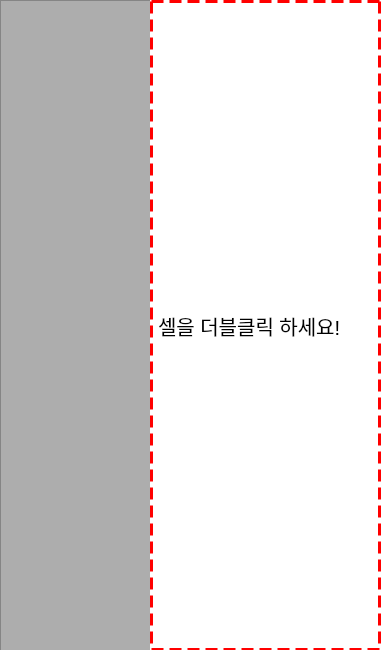
<?xml version="1.0" encoding="UTF-8"?>
<ui version="4.0">
 <class>Form</class>
 <widget class="QWidget" name="Form">
  <property name="geometry">
   <rect>
    <x>0</x>
    <y>0</y>
    <width>383</width>
    <height>650</height>
   </rect>
  </property>
  <property name="windowTitle">
   <string>H_beam_table</string>
  </property>
  <property name="windowIcon">
   <iconset>
    <normaloff>gost.jpg</normaloff>gost.jpg</iconset>
  </property>
  <property name="styleSheet">
   <string notr="true">background:rgb(255, 255, 255);</string>
  </property>
  <widget class="QTableWidget" name="tableWidget">
   <property name="geometry">
    <rect>
     <x>0</x>
     <y>0</y>
     <width>151</width>
     <height>651</height>
    </rect>
   </property>
   <property name="styleSheet">
    <string notr="true">background:rgb(173, 173, 173)</string>
   </property>
  </widget>
  <widget class="QLabel" name="label">
   <property name="geometry">
    <rect>
     <x>150</x>
     <y>0</y>
     <width>231</width>
     <height>651</height>
    </rect>
   </property>
   <property name="styleSheet">
    <string notr="true">border: 3px dashed rgb(255, 0, 0);
font : 15pt ;
color : black;
</string>
   </property>
   <property name="text">
    <string>셀을 더블클릭 하세요!</string>
   </property>
  </widget>
 </widget>
 <resources/>
 <connections/>
</ui>
